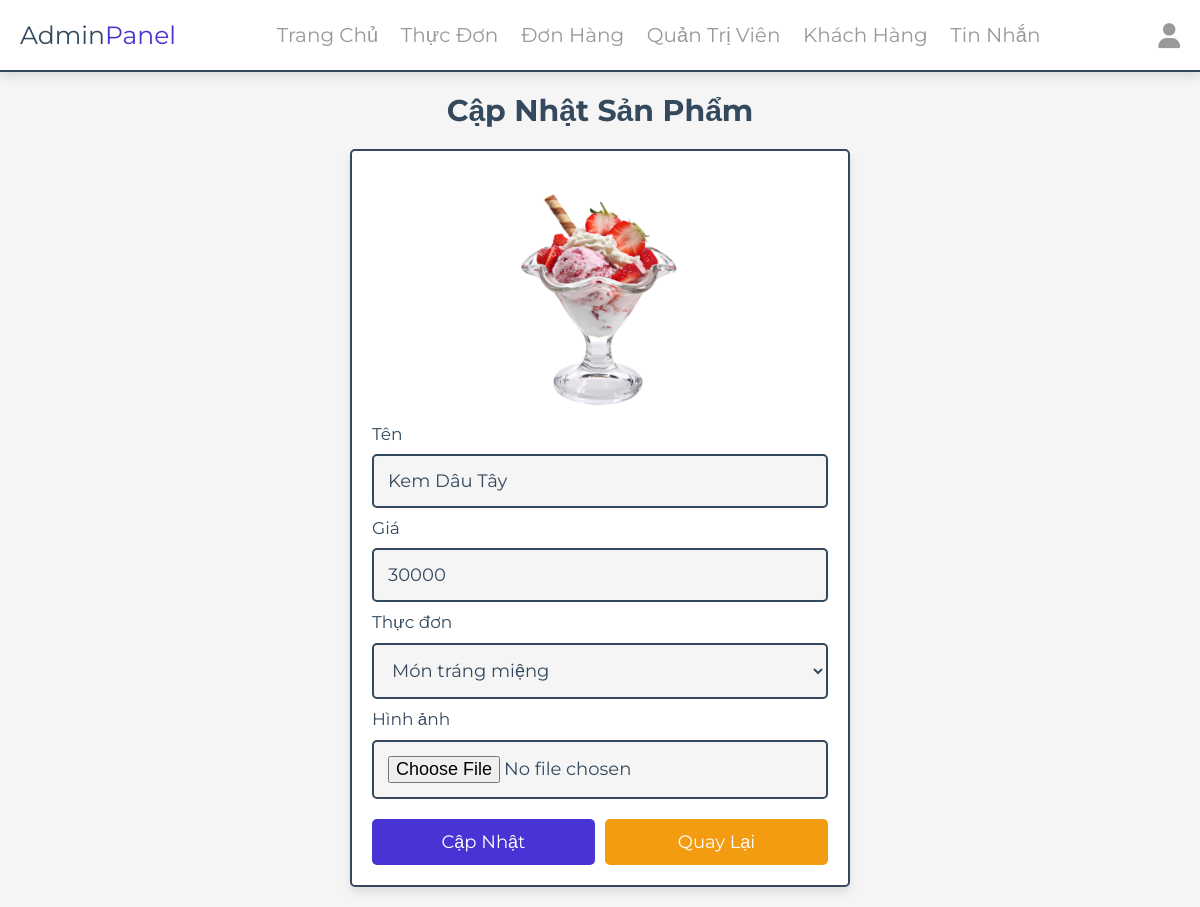
The app's page /admin/update_product.php?update=17 (signed in) with its own data.
### tables this page shows
CREATE TABLE `sanpham` (
  `idsp` int(11) NOT NULL,
  `tensp` varchar(100) NOT NULL,
  `loaisp` varchar(100) NOT NULL,
  `giasp` int(11) NOT NULL,
  `anhsp` varchar(100) NOT NULL
);

### admin/update_product.php (the view, shortened to what this page needs)
<?php
include '../components/connect.php';
?>
<!DOCTYPE html>
<html lang="en">
<head>
    <link rel="stylesheet" href="https://cdnjs.cloudflare.com/ajax/libs/font-awesome/6.1.1/css/all.min.css">
    <link rel="stylesheet" href="../css/admin_style.css">
</head>
<body>
    <?php include_once ('../components/admin_header.php') ?>
    <section class="update-product">
        <h1 class="heading">Cập Nhật sản Phẩm</h1>
        <?php
   $update_id = $_GET['update'];
   $show_products = $conn->prepare("SELECT * FROM `sanpham` WHERE idsp = ?");
   $show_products->execute([$update_id]);
   if($show_products->rowCount() > 0) {
      while($fetch_products = $show_products->fetch(PDO::FETCH_ASSOC)) {
         ?>
        <form action="" method="POST" enctype="multipart/form-data">
            <img src="../uploaded_img/<?= $fetch_products['anhsp']; ?>" alt="">
            <span>Tên</span>
            <input type="text" required placeholder="Nhập tên" name="name" maxlength="100" class="box"
                value="<?= $fetch_products['tensp']; ?>">
            <span>Giá</span>
            <input type="number" min="0" max="9999999999" required placeholder="Nhập giá" name="price"
                onkeypress="if(this.value.length == 10) return false;" class="box"
                value="<?= $fetch_products['giasp']; ?>">
            <span>Thực đơn</span>
            <select name="category" class="box" required>
                <option selected value="<?= $fetch_products['loaisp']; ?>"><?= $fetch_products['loaisp']; ?>
                </option>
            </select>
            <span>Hình ảnh</span>
            <input type="file" name="image" class="box" accept="image/jpg, image/jpeg, image/png, image/webp">
            <div class="flex-btn">
                <input type="submit" value="cập nhật" class="btn" name="update">
                <a href="products.php" class="option-btn">Quay lại</a>
            </div>
        </form>
        <?php
      }
   } else {
      echo '<p class="empty">Chưa có thực đơn nào!</p>';
   }
   ?>
    </section>
</body>
</html>

### css/admin_style.css (style rules this page uses)
:root { --main-color: #4834d4; --red: #e74c3c; --orange: #f39c12; --black: #34495e; --white: #fff; --light-bg: #f5f5f5; --light-color: #999; --border: .2rem solid var(--black); --box-shadow: 0 .5rem 1rem rgba(0, 0, 0, .1); }
* { font-family: 'Montserrat', sans-serif; margin: 0; padding: 0; box-sizing: border-box; text-decoration: none; outline: none; border: none; }
html { font-size: 62.5%; overflow-x: hidden; }
body { background-color: var(--light-bg); }
section { max-width: 1200px; margin: 0 auto; padding: 2rem; }
.btn, .delete-btn, .option-btn { display: block; margin-top: 1rem; border-radius: .5rem; cursor: pointer; width: 100%; font-size: 1.8rem; color: var(--white); padding: 1.2rem 1.2rem; text-transform: capitalize; text-align: center; }
.btn { background-color: var(--main-color); }
.option-btn { background-color: var(--orange); }
.flex-btn { display: flex; gap: 1rem; }
.heading { text-align: center; margin-bottom: 2rem; text-transform: capitalize; color: var(--black); font-size: 3rem; }
.update-product form { margin: 0 auto; max-width: 50rem; background-color: var(--white); border-radius: .5rem; box-shadow: var(--box-shadow); border: var(--border); padding: 2rem; }
.update-product form img { height: 25rem; width: 100%; object-fit: contain; }
.update-product form .box { background-color: var(--light-bg); border: var(--border); width: 100%; padding: 1.4rem; font-size: 1.8rem; color: var(--black); border-radius: .5rem; margin: 1rem 0; }
.update-product form span { font-size: 1.7rem; color: var(--black); }

### records on screen
sanpham: anhsp (picture), name "Kem Dâu Tây", price "30000", category "Món tráng miệng"
